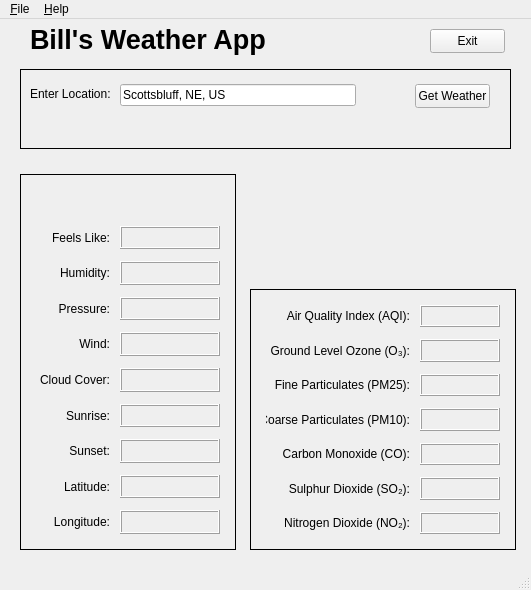
<?xml version="1.0" encoding="UTF-8"?>
<ui version="4.0">
 <class>MainWindow</class>
 <widget class="QMainWindow" name="MainWindow">
  <property name="geometry">
   <rect>
    <x>0</x>
    <y>0</y>
    <width>531</width>
    <height>590</height>
   </rect>
  </property>
  <property name="windowTitle">
   <string>Weather App</string>
  </property>
  <widget class="QWidget" name="centralwidget">
   <widget class="QLabel" name="label_2">
    <property name="geometry">
     <rect>
      <x>30</x>
      <y>5</y>
      <width>331</width>
      <height>31</height>
     </rect>
    </property>
    <property name="font">
     <font>
      <pointsize>20</pointsize>
      <bold>true</bold>
     </font>
    </property>
    <property name="text">
     <string>Bill's Weather App</string>
    </property>
   </widget>
   <widget class="QFrame" name="frame_get_location">
    <property name="geometry">
     <rect>
      <x>20</x>
      <y>50</y>
      <width>491</width>
      <height>80</height>
     </rect>
    </property>
    <property name="frameShape">
     <enum>QFrame::Panel</enum>
    </property>
    <property name="frameShadow">
     <enum>QFrame::Plain</enum>
    </property>
    <property name="lineWidth">
     <number>1</number>
    </property>
    <widget class="QLabel" name="label">
     <property name="geometry">
      <rect>
       <x>10</x>
       <y>15</y>
       <width>91</width>
       <height>20</height>
      </rect>
     </property>
     <property name="text">
      <string>Enter Location:</string>
     </property>
    </widget>
    <widget class="QLineEdit" name="lineEdit">
     <property name="geometry">
      <rect>
       <x>100</x>
       <y>15</y>
       <width>236</width>
       <height>22</height>
      </rect>
     </property>
     <property name="text">
      <string>Scottsbluff, NE, US</string>
     </property>
    </widget>
    <widget class="QLabel" name="lbl_reverse_geocode">
     <property name="geometry">
      <rect>
       <x>10</x>
       <y>45</y>
       <width>461</width>
       <height>20</height>
      </rect>
     </property>
     <property name="text">
      <string/>
     </property>
     <property name="wordWrap">
      <bool>false</bool>
     </property>
    </widget>
    <widget class="QPushButton" name="btn_get_weather">
     <property name="geometry">
      <rect>
       <x>395</x>
       <y>15</y>
       <width>75</width>
       <height>24</height>
      </rect>
     </property>
     <property name="text">
      <string>Get Weather</string>
     </property>
    </widget>
   </widget>
   <widget class="QFrame" name="frame_weather">
    <property name="geometry">
     <rect>
      <x>20</x>
      <y>155</y>
      <width>216</width>
      <height>376</height>
     </rect>
    </property>
    <property name="frameShape">
     <enum>QFrame::Panel</enum>
    </property>
    <property name="frameShadow">
     <enum>QFrame::Plain</enum>
    </property>
    <property name="lineWidth">
     <number>1</number>
    </property>
    <layout class="QGridLayout" name="gridLayout2" columnminimumwidth="0,100">
     <property name="sizeConstraint">
      <enum>QLayout::SetNoConstraint</enum>
     </property>
     <property name="leftMargin">
      <number>15</number>
     </property>
     <property name="topMargin">
      <number>15</number>
     </property>
     <property name="rightMargin">
      <number>15</number>
     </property>
     <property name="bottomMargin">
      <number>15</number>
     </property>
     <property name="horizontalSpacing">
      <number>10</number>
     </property>
     <property name="verticalSpacing">
      <number>12</number>
     </property>
     <item row="0" column="1">
      <widget class="QLabel" name="lbl_temperature">
       <property name="font">
        <font>
         <pointsize>14</pointsize>
         <bold>true</bold>
        </font>
       </property>
       <property name="frameShape">
        <enum>QFrame::NoFrame</enum>
       </property>
       <property name="text">
        <string/>
       </property>
      </widget>
     </item>
     <item row="1" column="0">
      <widget class="QLabel" name="label_3">
       <property name="text">
        <string>Feels Like:</string>
       </property>
       <property name="alignment">
        <set>Qt::AlignRight|Qt::AlignTrailing|Qt::AlignVCenter</set>
       </property>
      </widget>
     </item>
     <item row="1" column="1">
      <widget class="QLabel" name="lbl_feels_like">
       <property name="autoFillBackground">
        <bool>false</bool>
       </property>
       <property name="styleSheet">
        <string notr="true"/>
       </property>
       <property name="frameShape">
        <enum>QFrame::Box</enum>
       </property>
       <property name="frameShadow">
        <enum>QFrame::Raised</enum>
       </property>
       <property name="text">
        <string/>
       </property>
      </widget>
     </item>
     <item row="2" column="0">
      <widget class="QLabel" name="label_4">
       <property name="text">
        <string>Humidity:</string>
       </property>
       <property name="alignment">
        <set>Qt::AlignRight|Qt::AlignTrailing|Qt::AlignVCenter</set>
       </property>
      </widget>
     </item>
     <item row="2" column="1">
      <widget class="QLabel" name="lbl_humidity">
       <property name="autoFillBackground">
        <bool>false</bool>
       </property>
       <property name="frameShape">
        <enum>QFrame::Box</enum>
       </property>
       <property name="frameShadow">
        <enum>QFrame::Raised</enum>
       </property>
       <property name="text">
        <string/>
       </property>
      </widget>
     </item>
     <item row="3" column="0">
      <widget class="QLabel" name="label_5">
       <property name="text">
        <string>Pressure:</string>
       </property>
       <property name="alignment">
        <set>Qt::AlignRight|Qt::AlignTrailing|Qt::AlignVCenter</set>
       </property>
      </widget>
     </item>
     <item row="3" column="1">
      <widget class="QLabel" name="lbl_pressure">
       <property name="autoFillBackground">
        <bool>false</bool>
       </property>
       <property name="frameShape">
        <enum>QFrame::Box</enum>
       </property>
       <property name="frameShadow">
        <enum>QFrame::Raised</enum>
       </property>
       <property name="text">
        <string/>
       </property>
      </widget>
     </item>
     <item row="4" column="0">
      <widget class="QLabel" name="label_6">
       <property name="text">
        <string>Wind:</string>
       </property>
       <property name="alignment">
        <set>Qt::AlignRight|Qt::AlignTrailing|Qt::AlignVCenter</set>
       </property>
      </widget>
     </item>
     <item row="4" column="1">
      <widget class="QLabel" name="lbl_wind">
       <property name="autoFillBackground">
        <bool>false</bool>
       </property>
       <property name="frameShape">
        <enum>QFrame::Box</enum>
       </property>
       <property name="frameShadow">
        <enum>QFrame::Raised</enum>
       </property>
       <property name="text">
        <string/>
       </property>
      </widget>
     </item>
     <item row="5" column="0">
      <widget class="QLabel" name="label_9">
       <property name="text">
        <string>Cloud Cover:</string>
       </property>
       <property name="alignment">
        <set>Qt::AlignRight|Qt::AlignTrailing|Qt::AlignVCenter</set>
       </property>
      </widget>
     </item>
     <item row="5" column="1">
      <widget class="QLabel" name="lbl_cloud_cover">
       <property name="autoFillBackground">
        <bool>false</bool>
       </property>
       <property name="frameShape">
        <enum>QFrame::Box</enum>
       </property>
       <property name="frameShadow">
        <enum>QFrame::Raised</enum>
       </property>
       <property name="text">
        <string/>
       </property>
      </widget>
     </item>
     <item row="6" column="0">
      <widget class="QLabel" name="label_11">
       <property name="text">
        <string>Sunrise:</string>
       </property>
       <property name="alignment">
        <set>Qt::AlignRight|Qt::AlignTrailing|Qt::AlignVCenter</set>
       </property>
      </widget>
     </item>
     <item row="6" column="1">
      <widget class="QLabel" name="lbl_sunrise">
       <property name="autoFillBackground">
        <bool>false</bool>
       </property>
       <property name="frameShape">
        <enum>QFrame::Box</enum>
       </property>
       <property name="frameShadow">
        <enum>QFrame::Raised</enum>
       </property>
       <property name="text">
        <string/>
       </property>
      </widget>
     </item>
     <item row="7" column="0">
      <widget class="QLabel" name="label_10">
       <property name="text">
        <string>Sunset:</string>
       </property>
       <property name="alignment">
        <set>Qt::AlignRight|Qt::AlignTrailing|Qt::AlignVCenter</set>
       </property>
      </widget>
     </item>
     <item row="7" column="1">
      <widget class="QLabel" name="lbl_sunset">
       <property name="autoFillBackground">
        <bool>false</bool>
       </property>
       <property name="frameShape">
        <enum>QFrame::Box</enum>
       </property>
       <property name="frameShadow">
        <enum>QFrame::Raised</enum>
       </property>
       <property name="text">
        <string/>
       </property>
      </widget>
     </item>
     <item row="8" column="0">
      <widget class="QLabel" name="label_7">
       <property name="text">
        <string>Latitude:</string>
       </property>
       <property name="alignment">
        <set>Qt::AlignRight|Qt::AlignTrailing|Qt::AlignVCenter</set>
       </property>
      </widget>
     </item>
     <item row="8" column="1">
      <widget class="QLabel" name="lbl_latitude">
       <property name="autoFillBackground">
        <bool>false</bool>
       </property>
       <property name="frameShape">
        <enum>QFrame::Box</enum>
       </property>
       <property name="frameShadow">
        <enum>QFrame::Raised</enum>
       </property>
       <property name="text">
        <string/>
       </property>
      </widget>
     </item>
     <item row="9" column="0">
      <widget class="QLabel" name="label_8">
       <property name="text">
        <string>Longitude:</string>
       </property>
       <property name="alignment">
        <set>Qt::AlignRight|Qt::AlignTrailing|Qt::AlignVCenter</set>
       </property>
      </widget>
     </item>
     <item row="9" column="1">
      <widget class="QLabel" name="lbl_longitude">
       <property name="autoFillBackground">
        <bool>false</bool>
       </property>
       <property name="frameShape">
        <enum>QFrame::Box</enum>
       </property>
       <property name="frameShadow">
        <enum>QFrame::Raised</enum>
       </property>
       <property name="text">
        <string/>
       </property>
      </widget>
     </item>
    </layout>
   </widget>
   <widget class="QFrame" name="frame_aqi">
    <property name="geometry">
     <rect>
      <x>250</x>
      <y>270</y>
      <width>266</width>
      <height>261</height>
     </rect>
    </property>
    <property name="frameShape">
     <enum>QFrame::Panel</enum>
    </property>
    <property name="frameShadow">
     <enum>QFrame::Plain</enum>
    </property>
    <property name="lineWidth">
     <number>1</number>
    </property>
    <layout class="QGridLayout" name="gridLayout" columnminimumwidth="0,80">
     <property name="sizeConstraint">
      <enum>QLayout::SetNoConstraint</enum>
     </property>
     <property name="leftMargin">
      <number>15</number>
     </property>
     <property name="topMargin">
      <number>15</number>
     </property>
     <property name="rightMargin">
      <number>15</number>
     </property>
     <property name="bottomMargin">
      <number>15</number>
     </property>
     <property name="horizontalSpacing">
      <number>10</number>
     </property>
     <property name="verticalSpacing">
      <number>12</number>
     </property>
     <item row="0" column="0">
      <widget class="QLabel" name="label_12">
       <property name="text">
        <string>Air Quality Index (AQI):</string>
       </property>
       <property name="alignment">
        <set>Qt::AlignRight|Qt::AlignTrailing|Qt::AlignVCenter</set>
       </property>
      </widget>
     </item>
     <item row="0" column="1">
      <widget class="QLabel" name="lbl_aqi">
       <property name="autoFillBackground">
        <bool>false</bool>
       </property>
       <property name="styleSheet">
        <string notr="true"/>
       </property>
       <property name="frameShape">
        <enum>QFrame::Box</enum>
       </property>
       <property name="frameShadow">
        <enum>QFrame::Raised</enum>
       </property>
       <property name="text">
        <string/>
       </property>
      </widget>
     </item>
     <item row="1" column="0">
      <widget class="QLabel" name="label_13">
       <property name="text">
        <string>Ground Level Ozone (O₃):</string>
       </property>
       <property name="alignment">
        <set>Qt::AlignRight|Qt::AlignTrailing|Qt::AlignVCenter</set>
       </property>
      </widget>
     </item>
     <item row="1" column="1">
      <widget class="QLabel" name="lbl_ozone">
       <property name="autoFillBackground">
        <bool>false</bool>
       </property>
       <property name="styleSheet">
        <string notr="true"/>
       </property>
       <property name="frameShape">
        <enum>QFrame::Box</enum>
       </property>
       <property name="frameShadow">
        <enum>QFrame::Raised</enum>
       </property>
       <property name="text">
        <string/>
       </property>
      </widget>
     </item>
     <item row="2" column="0">
      <widget class="QLabel" name="label_15">
       <property name="text">
        <string>Fine Particulates (PM25):</string>
       </property>
       <property name="alignment">
        <set>Qt::AlignRight|Qt::AlignTrailing|Qt::AlignVCenter</set>
       </property>
      </widget>
     </item>
     <item row="2" column="1">
      <widget class="QLabel" name="lbl_pm25">
       <property name="autoFillBackground">
        <bool>false</bool>
       </property>
       <property name="styleSheet">
        <string notr="true"/>
       </property>
       <property name="frameShape">
        <enum>QFrame::Box</enum>
       </property>
       <property name="frameShadow">
        <enum>QFrame::Raised</enum>
       </property>
       <property name="text">
        <string/>
       </property>
      </widget>
     </item>
     <item row="3" column="0">
      <widget class="QLabel" name="label_18">
       <property name="text">
        <string>Coarse Particulates (PM10):</string>
       </property>
       <property name="alignment">
        <set>Qt::AlignRight|Qt::AlignTrailing|Qt::AlignVCenter</set>
       </property>
      </widget>
     </item>
     <item row="3" column="1">
      <widget class="QLabel" name="lbl_pm10">
       <property name="autoFillBackground">
        <bool>false</bool>
       </property>
       <property name="styleSheet">
        <string notr="true"/>
       </property>
       <property name="frameShape">
        <enum>QFrame::Box</enum>
       </property>
       <property name="frameShadow">
        <enum>QFrame::Raised</enum>
       </property>
       <property name="text">
        <string/>
       </property>
      </widget>
     </item>
     <item row="4" column="0">
      <widget class="QLabel" name="label_14">
       <property name="text">
        <string>Carbon Monoxide (CO):</string>
       </property>
       <property name="alignment">
        <set>Qt::AlignRight|Qt::AlignTrailing|Qt::AlignVCenter</set>
       </property>
      </widget>
     </item>
     <item row="4" column="1">
      <widget class="QLabel" name="lbl_carbon_monoxide">
       <property name="autoFillBackground">
        <bool>false</bool>
       </property>
       <property name="styleSheet">
        <string notr="true"/>
       </property>
       <property name="frameShape">
        <enum>QFrame::Box</enum>
       </property>
       <property name="frameShadow">
        <enum>QFrame::Raised</enum>
       </property>
       <property name="text">
        <string/>
       </property>
      </widget>
     </item>
     <item row="5" column="0">
      <widget class="QLabel" name="label_16">
       <property name="text">
        <string>Sulphur Dioxide (SO₂):</string>
       </property>
       <property name="alignment">
        <set>Qt::AlignRight|Qt::AlignTrailing|Qt::AlignVCenter</set>
       </property>
      </widget>
     </item>
     <item row="5" column="1">
      <widget class="QLabel" name="lbl_sulphur_dioxide">
       <property name="autoFillBackground">
        <bool>false</bool>
       </property>
       <property name="styleSheet">
        <string notr="true"/>
       </property>
       <property name="frameShape">
        <enum>QFrame::Box</enum>
       </property>
       <property name="frameShadow">
        <enum>QFrame::Raised</enum>
       </property>
       <property name="text">
        <string/>
       </property>
      </widget>
     </item>
     <item row="6" column="0">
      <widget class="QLabel" name="label_17">
       <property name="text">
        <string>Nitrogen Dioxide (NO₂):</string>
       </property>
       <property name="alignment">
        <set>Qt::AlignRight|Qt::AlignTrailing|Qt::AlignVCenter</set>
       </property>
      </widget>
     </item>
     <item row="6" column="1">
      <widget class="QLabel" name="lbl_nitrogen_dioxide">
       <property name="autoFillBackground">
        <bool>false</bool>
       </property>
       <property name="styleSheet">
        <string notr="true"/>
       </property>
       <property name="frameShape">
        <enum>QFrame::Box</enum>
       </property>
       <property name="frameShadow">
        <enum>QFrame::Raised</enum>
       </property>
       <property name="text">
        <string/>
       </property>
      </widget>
     </item>
    </layout>
   </widget>
   <widget class="QLabel" name="lbl_description">
    <property name="geometry">
     <rect>
      <x>250</x>
      <y>150</y>
      <width>231</width>
      <height>16</height>
     </rect>
    </property>
    <property name="font">
     <font>
      <pointsize>11</pointsize>
     </font>
    </property>
    <property name="text">
     <string/>
    </property>
    <property name="alignment">
     <set>Qt::AlignCenter</set>
    </property>
   </widget>
   <widget class="QLabel" name="lbl_weather_icon">
    <property name="geometry">
     <rect>
      <x>405</x>
      <y>185</y>
      <width>50</width>
      <height>50</height>
     </rect>
    </property>
    <property name="text">
     <string/>
    </property>
    <property name="alignment">
     <set>Qt::AlignRight|Qt::AlignTrailing|Qt::AlignVCenter</set>
    </property>
   </widget>
   <widget class="QProgressBar" name="progress_bar">
    <property name="geometry">
     <rect>
      <x>20</x>
      <y>552</y>
      <width>118</width>
      <height>16</height>
     </rect>
    </property>
    <property name="sizePolicy">
     <sizepolicy hsizetype="Fixed" vsizetype="Fixed">
      <horstretch>0</horstretch>
      <verstretch>0</verstretch>
     </sizepolicy>
    </property>
    <property name="value">
     <number>0</number>
    </property>
   </widget>
   <widget class="QLabel" name="lbl_wind_arrow">
    <property name="geometry">
     <rect>
      <x>275</x>
      <y>170</y>
      <width>80</width>
      <height>80</height>
     </rect>
    </property>
    <property name="frameShape">
     <enum>QFrame::NoFrame</enum>
    </property>
    <property name="text">
     <string/>
    </property>
   </widget>
   <widget class="QPushButton" name="btn_exit">
    <property name="geometry">
     <rect>
      <x>430</x>
      <y>10</y>
      <width>75</width>
      <height>24</height>
     </rect>
    </property>
    <property name="text">
     <string>Exit</string>
    </property>
   </widget>
  </widget>
  <widget class="QMenuBar" name="menubar">
   <property name="geometry">
    <rect>
     <x>0</x>
     <y>0</y>
     <width>531</width>
     <height>22</height>
    </rect>
   </property>
   <widget class="QMenu" name="menu_File">
    <property name="title">
     <string>&amp;File</string>
    </property>
    <addaction name="action_get_weather"/>
    <addaction name="separator"/>
    <addaction name="action_exit"/>
   </widget>
   <widget class="QMenu" name="menuHelp">
    <property name="title">
     <string>&amp;Help</string>
    </property>
    <addaction name="action_about"/>
   </widget>
   <addaction name="menu_File"/>
   <addaction name="menuHelp"/>
  </widget>
  <widget class="QStatusBar" name="status_bar"/>
  <action name="action_exit">
   <property name="text">
    <string>E&amp;xit</string>
   </property>
  </action>
  <action name="action_about">
   <property name="text">
    <string>&amp;About</string>
   </property>
  </action>
  <action name="action_get_weather">
   <property name="text">
    <string>&amp;Get Weather</string>
   </property>
  </action>
 </widget>
 <resources/>
 <connections/>
 <designerdata>
  <property name="gridDeltaX">
   <number>5</number>
  </property>
  <property name="gridDeltaY">
   <number>5</number>
  </property>
  <property name="gridSnapX">
   <bool>true</bool>
  </property>
  <property name="gridSnapY">
   <bool>true</bool>
  </property>
  <property name="gridVisible">
   <bool>true</bool>
  </property>
 </designerdata>
</ui>
